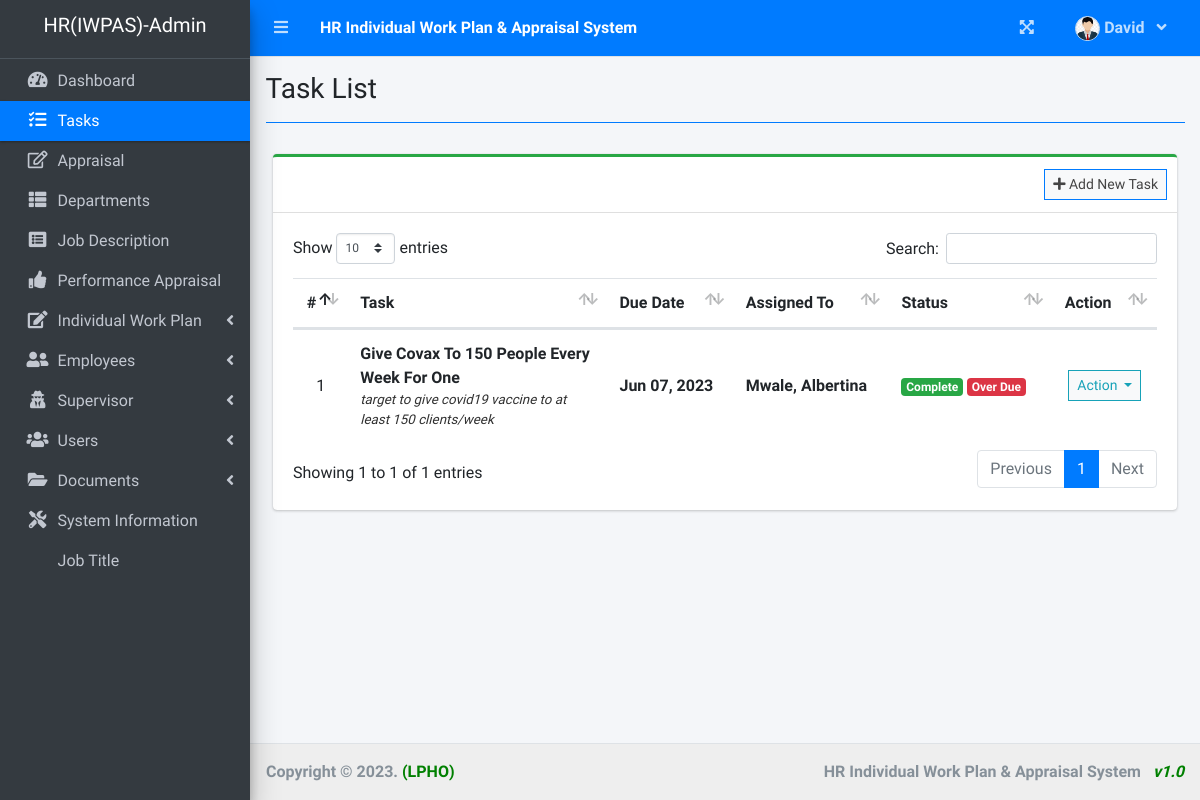
The app's page /index.php?page=task_list (signed in), older data.
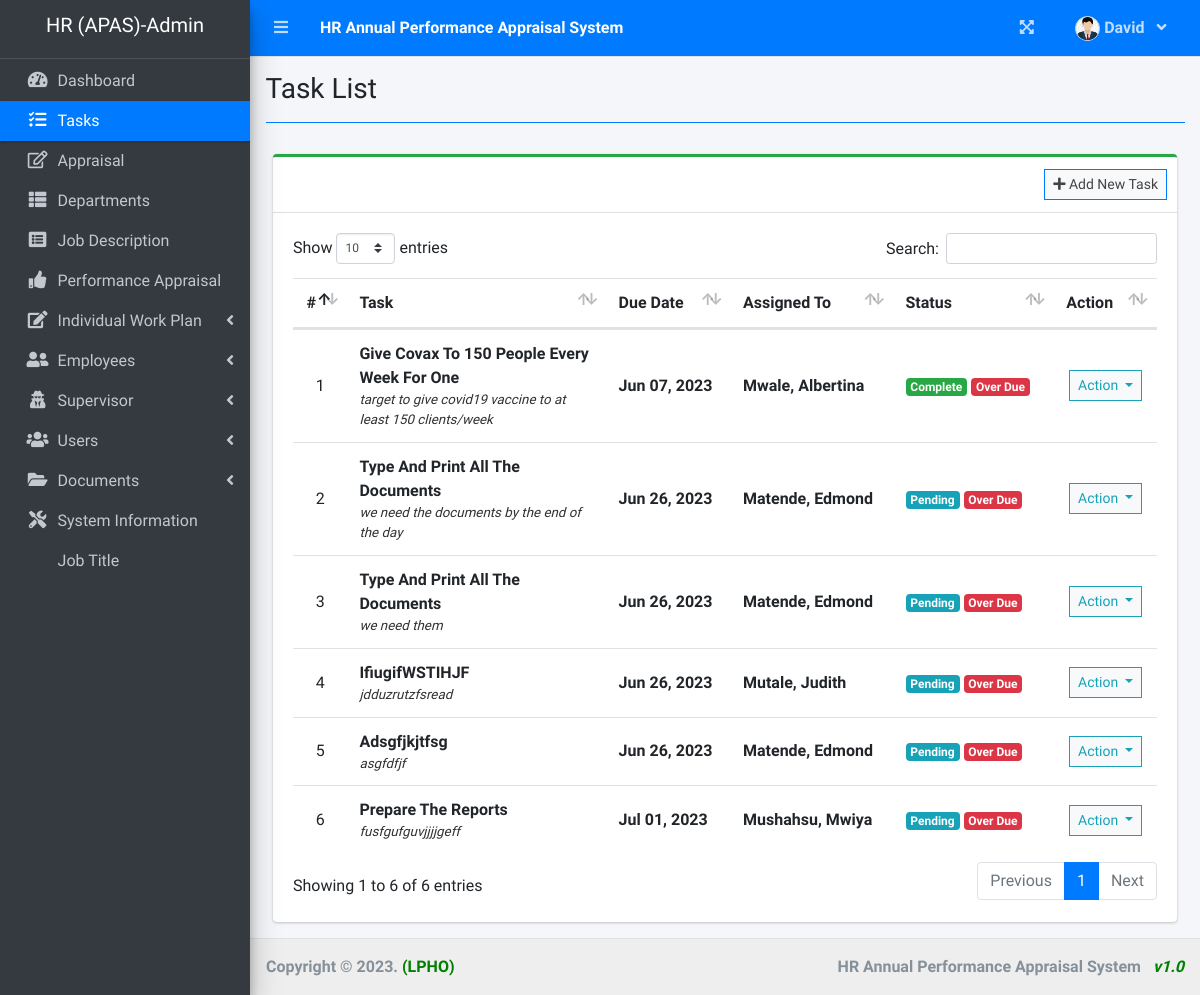
The same page, newer data.
### tables this page shows
CREATE TABLE `task_list` (
  `id` int(30) NOT NULL,
  `task` varchar(200) NOT NULL,
  `description` text NOT NULL,
  `employee_id` int(30) NOT NULL,
  `due_date` date NOT NULL,
  `completed` date NOT NULL,
  `status` int(1) NOT NULL COMMENT '0=pending, 1=on-progress,3=Completed',
  `date_created` datetime NOT NULL DEFAULT current_timestamp()
);

### task_list.php (the view, shortened to what the changed rows need)
<?php include 'db_connect.php' ?>
<div class="col-lg-12">
	<div class="card card-outline card-success">
		<div class="card-header">
			<?php if ($_SESSION['login_type'] == 2) : ?>
				<div class="card-tools">
					<button class="btn btn-block btn-sm btn-default btn-flat border-primary" id="new_task"><i class="fa fa-plus"></i> Add New Task</button>
				</div>
			<?php endif; ?>
		</div>
		<div class="card-body">
			<table class="table tabe-hover table-condensed" id="list">
				<thead>
					<tr>
						<th class="text-center">#</th>
						<th width="30%">Task</th>
						<th>Due Date</th>
						<?php if ($_SESSION['login_type'] != 0) : ?>
							<th>Assigned To</th>
						<?php endif; ?>
						<th>Status</th>
						<th>Action</th>
					</tr>
				</thead>
				<tbody>
					<?php
					$i = 1;
					$where = "";
					$qry = $conn->query("SELECT t.*,concat(e.lastname,', ',e.firstname,' ',e.middlename) as name FROM task_list t inner join employee_list e on e.id = t.employee_id $where order by unix_timestamp(t.date_created) asc");
					while ($row = $qry->fetch_assoc()) :
						$trans = get_html_translation_table(HTML_ENTITIES, ENT_QUOTES);
						unset($trans["\""], $trans["<"], $trans[">"], $trans["<h2"]);
						$desc = strtr(html_entity_decode($row['description']), $trans);
						$desc = str_replace(array("<li>", "</li>"), array("", ", "), $desc);
					?>
						<tr>
							<td class="text-center"><?php echo $i++ ?></td>
							<td>
								<p><b><?php echo ucwords($row['task']) ?></b></p>
								<p class="truncate"><?php echo strip_tags($desc) ?></p>
							</td>
							<td><b><?php echo date("M d, Y", strtotime($row['due_date'])) ?></b></td>
							<?php if ($_SESSION['login_type'] != 0) : ?>
								<td>
									<p><b><?php echo ucwords($row['name']) ?></b></p>
								</td>
							<?php endif; ?>
							<td>
								<?php
								if ($row['status'] == 0) {
									echo "<span class='badge badge-info'>Pending</span>";
								} elseif ($row['status'] == 1) {
									echo "<span class='badge badge-primary'>On-Progress</span>";
								} elseif ($row['status'] == 2) {
									echo "<span class='badge badge-success'>Complete</span>";
								}
								if (strtotime($row['due_date']) < strtotime(date('Y-m-d'))) {
									echo "<span class='badge badge-danger mx-1'>Over Due</span>";
								}
								?>
							</td>
							<td class="text-center">
								<button type="button" class="btn btn-default btn-sm btn-flat border-info wave-effect text-info dropdown-toggle" data-toggle="dropdown" aria-expanded="true">
									Action
								</button>
							</td>
						</tr>
					<?php endwhile; ?>
				</tbody>
			</table>
		</div>
	</div>
</div>

### index.php (shortened to what the changed rows need)
<!DOCTYPE html>
<html lang="en">
<?php
include 'header.php'
?>
<body class="hold-transition sidebar-mini layout-fixed layout-navbar-fixed layout-footer-fixed">
  <div class="wrapper">
    <?php include 'topbar.php' ?>
    <?php include 'sidebar.php' ?>
    <div class="content-wrapper">
      <section class="content">
        <div class="container-fluid">
          <?php
          $page = isset($_GET['page']) ? $_GET['page'] : 'home';
          if (!file_exists($page . ".php")) {
            include '404.html';
          } else {
            include $page . '.php';
          }
          ?>
        </div>
      </section>
    </div>
    <footer class="main-footer" style="background-color: #eee">
      <div class="float-right d-none d-sm-inline-block">
        <b><?php echo $_SESSION['system']['name'] ?> &nbsp; <i style="color: green">v1.0</i></b>
      </div>
    </footer>
  </div>
</body>
</html>

### topbar.php (shortened to what the changed rows need)
<nav class="main-header navbar navbar-expand navbar-primary navbar-dark ">
  <ul class="navbar-nav">
    <li>
      <a class="nav-link text-white"  href="./" role="button"> <large><b><?php echo $_SESSION['system']['name'] ?></b></large></a>
    </li>
  </ul>
</nav>

### sidebar.php (shortened to what the changed rows need)
<aside class="main-sidebar sidebar-dark-primary elevation-4">
  <div class="dropdown">
    <a href="./" class="brand-link">
      <?php if ($_SESSION['login_type'] == 2) : ?>
        <h5 class="short-form" style="text-align: center"><?php echo $_SESSION['system']['short_form'] ?>-Admin</h5>
      <?php elseif ($_SESSION['login_type'] == 1) : ?>
        <h5 class="short-form" style="text-align: center"><?php echo $_SESSION['system']['short_form'] ?>-Supervisor</h5>
      <?php else : ?>
        <h5 class="short-form" style="text-align: center"><?php echo $_SESSION['system']['short_form'] ?>-Staff</h5>
      <?php endif; ?>
    </a>
  </div>
</aside>

Row changes from the older to the newer data that the page shows:
added task_list: task "Type And Print All The Documents", description "we need the documents by the end of the day", due_date "Jun 26, 2023", name "Matende, Edmond", status "Pending", shows "Over Due"
added task_list: task "Type And Print All The Documents", description "we need them", due_date "Jun 26, 2023", name "Matende, Edmond", status "Pending", shows "Over Due"
added task_list: task "IfiugifWSTIHJF", description "jdduzrutzfsread", due_date "Jun 26, 2023", name "Mutale, Judith", status "Pending", shows "Over Due"
added task_list: task "Adsgfjkjtfsg", description "asgfdfjf", due_date "Jun 26, 2023", name "Matende, Edmond", status "Pending", shows "Over Due"
added task_list: task "Prepare The Reports", description "fusfgufguvjjjjgeff", due_date "Jul 01, 2023", name "Mushahsu, Mwiya", status "Pending", shows "Over Due"
Text that changed along with them:
$_SESSION['system']['name']: "HR Individual Work Plan & Appraisal System" → "HR Annual Performance Appraisal System"
$_SESSION['system']['short_form']: "HR(IWPAS)" → "HR (APAS)"
text written by a page script: "Show entries Search: Showing 1 to 1 of 1 entries Previous 1 Next" → "Show entries Search: Showing 1 to 6 of 6 entries Previous 1 Next"
